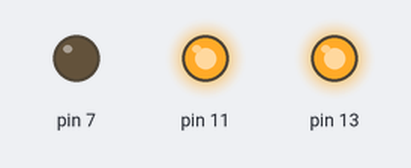
This program was run on a simulated Raspberry Pi (header pin numbers). Shown: output pins drawn as LEDs (lit = HIGH). Random numbers come from a fixed seed.

Above: at 0.29 s.
At 2.05 s:
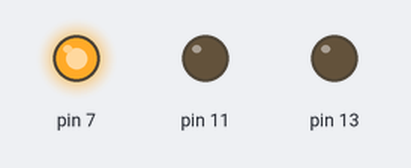
At 7.14 s:
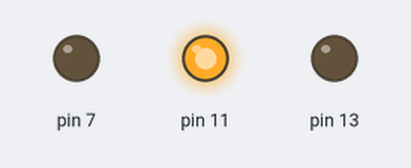
At 12.71 s:
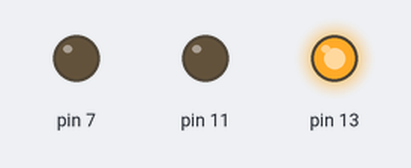
At 19.68 s:
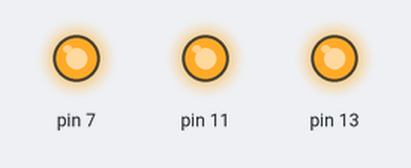
At 37.89 s:
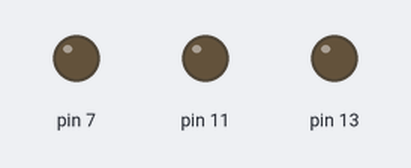
Timing chart, 0 to 40.0 s (numbered marks = the images above):
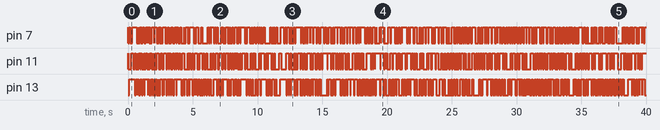

Measured:
- by itself, pin 11: HIGH → LOW at 0.01 s, → HIGH 0.24 s later, → LOW 0.16 s later, → HIGH 0.10 s later, … (368 changes in this stretch)

The program:

Craziness.py
```python
import RPi.GPIO as GPIO
import time
import sys
import random
#7, orange
#11, red
#13, green
GPIO.setmode(GPIO.BOARD)
GPIO.setup(11,GPIO.OUT)
GPIO.setup(7,GPIO.OUT)
GPIO.setup(13,GPIO.OUT)
GPIO.output(7, True)
GPIO.output(11, True)
GPIO.output(13, True)
while True:
	GPIO.output(7, random.choice([True, False]))
	GPIO.output(11, random.choice([True, False]))
	GPIO.output(13, random.choice([True, False]))
	time.sleep(random.uniform(0.001, 0.1))
```
